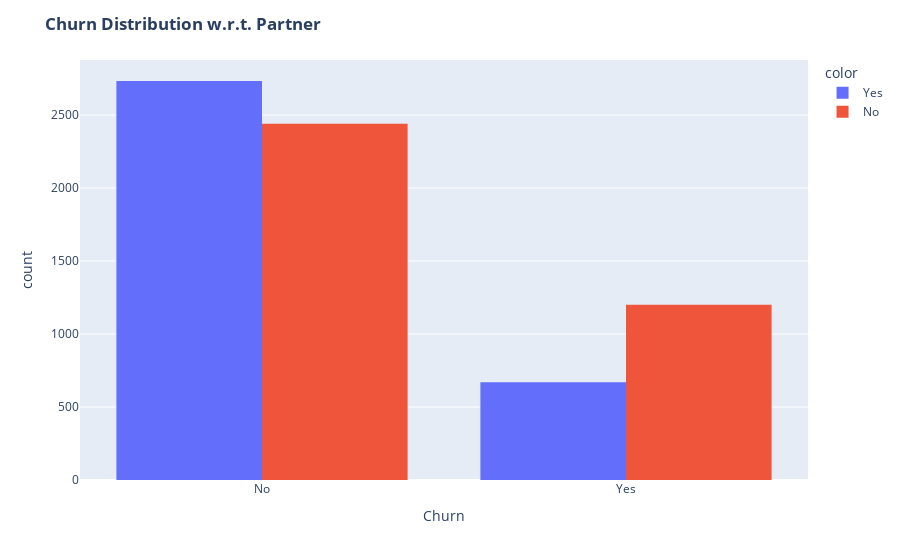

Notebook code for this chart:
### Markdown cell above
Customers without dependents are more likely to churn

### Code cell
Partner_map={1:'Yes',0:'No'}
churn_map={0:'No',1:'Yes'}
fig=px.histogram(Data,x=Data['Churn'].map(churn_map),color=Data['Partner'].map(Partner_map),barmode='group',labels={'x':'Churn'})

fig.update_layout(title_text="<b>Churn Distribution w.r.t. Partner </b>")


fig.show()

### Figure 1 — Plotly figure (JSON) as saved in the notebook; plotly's stock layout.template omitted (floating-point values rounded to 4 significant figures; data arrays with more than 128 entries replaced by an {"elided": "..."} marker saying what was removed)
{"data": [{"alignmentgroup": "True", "bingroup": "x", "hovertemplate": "color=Yes<br>Churn=%{x}<br>count=%{y}<extra></extra>", "legendgroup": "Yes", "marker": {"color": "#636efa", "pattern": {"shape": ""}}, "name": "Yes", "offsetgroup": "Yes", "orientation": "v", "showlegend": true, "type": "histogram", "x": {"elided": "3402 str values"}, "xaxis": "x", "yaxis": "y"}, {"alignmentgroup": "True", "bingroup": "x", "hovertemplate": "color=No<br>Churn=%{x}<br>count=%{y}<extra></extra>", "legendgroup": "No", "marker": {"color": "#EF553B", "pattern": {"shape": ""}}, "name": "No", "offsetgroup": "No", "orientation": "v", "showlegend": true, "type": "histogram", "x": {"elided": "3641 str values"}, "xaxis": "x", "yaxis": "y"}], "layout": {"barmode": "group", "legend": {"title": {"text": "color"}, "tracegroupgap": 0}, "margin": {"t": 60}, "title": {"text": "<b>Churn Distribution w.r.t. Partner </b>"}, "xaxis": {"anchor": "y", "domain": [0, 1], "title": {"text": "Churn"}}, "yaxis": {"anchor": "x", "domain": [0, 1], "title": {"text": "count"}}}}
